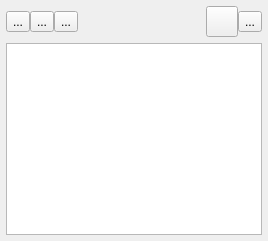
  <widget class="QDockWidget" name="blocnoteDockWidget">
   <property name="windowIcon">
    <iconset resource="../icons.qrc">
     <normaloff>:/glmixer/icons/notes.png</normaloff>:/glmixer/icons/notes.png</iconset>
   </property>
   <property name="toolTip">
    <string>Edit personnal notes </string>
   </property>
   <property name="windowTitle">
    <string>Bloc &amp;note</string>
   </property>
   <attribute name="dockWidgetArea">
    <number>1</number>
   </attribute>
   <widget class="QWidget" name="blocnoteDockWidgetContents">
    <layout class="QVBoxLayout" name="verticalLayout_5">
     <property name="leftMargin">
      <number>6</number>
     </property>
     <property name="topMargin">
      <number>6</number>
     </property>
     <property name="rightMargin">
      <number>6</number>
     </property>
     <property name="bottomMargin">
      <number>6</number>
     </property>
     <item>
      <layout class="QHBoxLayout" name="horizontalLayout_19">
       <property name="spacing">
        <number>0</number>
       </property>
       <item>
        <widget class="QToolButton" name="addDateToNotes">
         <property name="toolTip">
          <string>Add date</string>
         </property>
         <property name="text">
          <string>...</string>
         </property>
         <property name="icon">
          <iconset resource="../icons.qrc">
           <normaloff>:/glmixer/icons/calendar.png</normaloff>:/glmixer/icons/calendar.png</iconset>
         </property>
         <property name="iconSize">
          <size>
           <width>24</width>
           <height>24</height>
          </size>
         </property>
        </widget>
       </item>
       <item>
        <widget class="QToolButton" name="addListToNotes">
         <property name="toolTip">
          <string>Add list of sources</string>
         </property>
         <property name="text">
          <string>...</string>
         </property>
         <property name="icon">
          <iconset resource="../icons.qrc">
           <normaloff>:/glmixer/icons/listsources.png</normaloff>:/glmixer/icons/listsources.png</iconset>
         </property>
         <property name="iconSize">
          <size>
           <width>24</width>
           <height>24</height>
          </size>
         </property>
        </widget>
       </item>
       <item>
        <widget class="QToolButton" name="pasteNotes">
         <property name="toolTip">
          <string>Paste text</string>
         </property>
         <property name="text">
          <string>...</string>
         </property>
         <property name="icon">
          <iconset resource="../icons.qrc">
           <normaloff>:/glmixer/icons/textpaste.png</normaloff>:/glmixer/icons/textpaste.png</iconset>
         </property>
         <property name="iconSize">
          <size>
           <width>24</width>
           <height>24</height>
          </size>
         </property>
        </widget>
       </item>
       <item>
        <spacer name="horizontalSpacer_3">
         <property name="orientation">
          <enum>Qt::Horizontal</enum>
         </property>
         <property name="sizeHint" stdset="0">
          <size>
           <width>40</width>
           <height>20</height>
          </size>
         </property>
        </spacer>
       </item>
       <item>
        <widget class="QToolButton" name="copyNotes">
         <property name="toolTip">
          <string>Copy to clipboard</string>
         </property>
         <property name="icon">
          <iconset resource="../icons.qrc">
           <normaloff>:/glmixer/icons/textcopy.png</normaloff>:/glmixer/icons/textcopy.png</iconset>
         </property>
         <property name="iconSize">
          <size>
           <width>24</width>
           <height>24</height>
          </size>
         </property>
        </widget>
       </item>
       <item>
        <widget class="QToolButton" name="clearNotes">
         <property name="toolTip">
          <string>Clear</string>
         </property>
         <property name="text">
          <string>...</string>
         </property>
         <property name="icon">
          <iconset resource="../icons.qrc">
           <normaloff>:/glmixer/icons/clean.png</normaloff>:/glmixer/icons/clean.png</iconset>
         </property>
         <property name="iconSize">
          <size>
           <width>24</width>
           <height>24</height>
          </size>
         </property>
        </widget>
       </item>
      </layout>
     </item>
     <item>
      <widget class="QTextEdit" name="blocNoteEdit">
       <property name="acceptDrops">
        <bool>true</bool>
       </property>
       <property name="toolTip">
        <string>Personnal notes for this session</string>
       </property>
       <property name="autoFormatting">
        <set>QTextEdit::AutoNone</set>
       </property>
       <property name="acceptRichText">
        <bool>false</bool>
       </property>
      </widget>
     </item>
    </layout>
   </widget>
  </widget>
